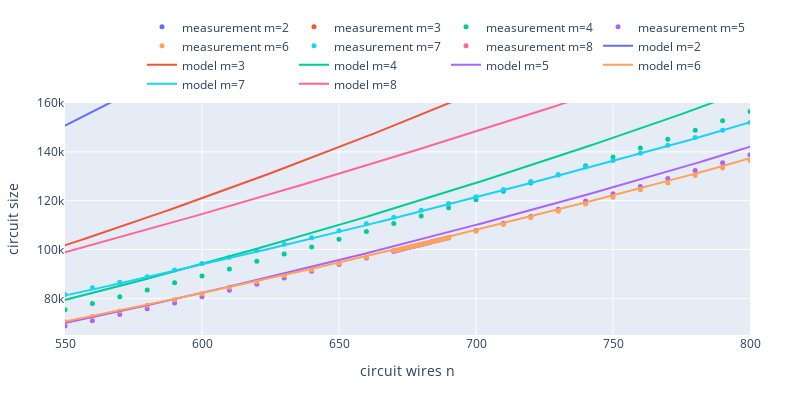

Write notebook code for a chart like this one.
### Code cell
layout_2 = go.Layout(
    margin=dict(l=65, r=50, b=65, t=90),
    autosize=False,
    width=800,
    height=400,
    xaxis = dict(title='circuit wires n', range=[550,800]),
    yaxis = dict(title='circuit size', range=[65000,160000]),
    legend=dict(orientation='h', yanchor='bottom', y=1.02, xanchor='right', x=1)
    )

trace2m = go.Scatter(x=section_size_2_df['size'].tolist(), y=section_size_2_df['num_gates'].tolist(), name= 'measurement m=2', mode='markers', marker_size=5, line=dict(color='#636EFA'))
trace3m = go.Scatter(x=section_size_3_df['size'].tolist(), y=section_size_3_df['num_gates'].tolist(), name= 'measurement m=3', mode='markers', marker_size=5, line=dict(color='#EF553B'))
trace4m = go.Scatter(x=section_size_4_df['size'].tolist(), y=section_size_4_df['num_gates'].tolist(), name= 'measurement m=4', mode='markers', marker_size=5, line=dict(color='#00CC96'))
trace5m = go.Scatter(x=section_size_5_df['size'].tolist(), y=section_size_5_df['num_gates'].tolist(), name= 'measurement m=5', mode='markers', marker_size=5, line=dict(color='#AB63FA'))
trace6m = go.Scatter(x=section_size_6_df['size'].tolist(), y=section_size_6_df['num_gates'].tolist(), name= 'measurement m=6', mode='markers', marker_size=5, line=dict(color='#FFA15A'))
trace7m = go.Scatter(x=section_size_7_df['size'].tolist(), y=section_size_7_df['num_gates'].tolist(), name= 'measurement m=7', mode='markers', marker_size=5, line=dict(color='#19D3F3'))
trace8m = go.Scatter(x=section_size_8_df['size'].tolist(), y=section_size_8_df['num_gates'].tolist(), name= 'measurement m=8', mode='markers', marker_size=5, line=dict(color='#FF6692'))

trace2f = go.Scatter(x=x_f, y=y_2f, name= 'model m=2', mode='lines', line=dict(color='#636EFA'))
trace3f = go.Scatter(x=x_f, y=y_3f, name= 'model m=3', mode='lines', line=dict(color='#EF553B'))
trace4f = go.Scatter(x=x_f, y=y_4f, name= 'model m=4', mode='lines', line=dict(color='#00CC96'))
trace5f = go.Scatter(x=x_f, y=y_5f, name= 'model m=5', mode='lines', line=dict(color='#AB63FA'))
trace6f = go.Scatter(x=x_f, y=y_6f, name= 'model m=6', mode='lines', line=dict(color='#FFA15A'))
trace7f = go.Scatter(x=x_f, y=y_7f, name= 'model m=7', mode='lines', line=dict(color='#19D3F3'))
trace8f = go.Scatter(x=x_f, y=y_8f, name= 'model m=8', mode='lines', line=dict(color='#FF6692'))

data = [trace2m, trace3m, trace4m, trace5m, trace6m, trace7m, trace8m, trace2f, trace3f,trace4f,trace5f, trace6f, trace7f, trace8f]

fig = go.Figure(data = data, layout=layout_2)

fig.show()

### Figure 1 — Plotly figure (JSON) as saved in the notebook; plotly's stock layout.template omitted (floating-point values rounded to 4 significant figures; data arrays with more than 128 entries replaced by an {"elided": "..."} marker saying what was removed)
{"data": [{"line": {"color": "#636EFA"}, "marker": {"size": 5}, "mode": "markers", "name": "measurement m=2", "type": "scatter", "x": {"elided": "295 int values"}, "y": {"elided": "295 int values"}}, {"line": {"color": "#EF553B"}, "marker": {"size": 5}, "mode": "markers", "name": "measurement m=3", "type": "scatter", "x": {"elided": "295 int values"}, "y": {"elided": "295 int values"}}, {"line": {"color": "#00CC96"}, "marker": {"size": 5}, "mode": "markers", "name": "measurement m=4", "type": "scatter", "x": {"elided": "385 int values"}, "y": {"elided": "385 int values"}}, {"line": {"color": "#AB63FA"}, "marker": {"size": 5}, "mode": "markers", "name": "measurement m=5", "type": "scatter", "x": {"elided": "415 int values"}, "y": {"elided": "415 int values"}}, {"line": {"color": "#FFA15A"}, "marker": {"size": 5}, "mode": "markers", "name": "measurement m=6", "type": "scatter", "x": {"elided": "432 int values"}, "y": {"elided": "432 int values"}}, {"line": {"color": "#19D3F3"}, "marker": {"size": 5}, "mode": "markers", "name": "measurement m=7", "type": "scatter", "x": [300, 310, 320, 330, 340, 350, 360, 370, 380, 390, 400, 410, 420, 430, 440, 450, 460, 470, 480, 490, 500, 510, 520, 530, 540, 550, 560, 570, 580, 590, 600, 610, 620, 630, 640, 650, 660, 670, 680, 690, 700, 710, 720, 730, 740, 750, 760, 770, 780, 790, 800, 810, 820, 830, 840, 850, 860, 870, 880, 890, 900, 910, 920, 930, 940, 950, 960, 970, 980, 990, 1000, 1010, 1020, 1030, 1040, 1050, 1060, 1070, 1080, 1090, 1100, 1110, 1120, 1130, 1140, 1150, 1160, 1170, 1180, 1190, 1200, 1300, 1400, 1500, 1600, 1700, 1800, 1900, 2000, 1950, 1960, 1970, 1980, 1990, 2000, 1975, 1976, 1977, 1978, 1979, 1980, 1981, 1982, 1983, 1984, 1985], "y": [29515, 30979, 33035, 34837, 36406, 38382, 40428, 42264, 44176, 46046, 48083, 49947, 52187, 54176, 56256, 58469, 60580, 62969, 65152, 67453, 69600, 72172, 74384, 76673, 79084, 81576, 84314, 86642, 88883, 91648, 94250, 96881, 99612, 102118, 104873, 107655, 110576, 113221, 116039, 118837, 121608, 124545, 127878, 130475, 133790, 136444, 139462, 142680, 145831, 148868, 152064, 155225, 158365, 161729, 165103, 168403, 171774, 174968, 178446, 181788, 185304, 188633, 192270, 195784, 199424, 202937, 206661, 210227, 213895, 217604, 221439, 225196, 228738, 232720, 236557, 240354, 244294, 248224, 252311, 256354, 260110, 264237, 268326, 272501, 276575, 280796, 284628, 289259, 293329, 297510, 301955, 346523, 393874, 444253, 497231, 552892, 611746, 673354, 738025, 705097, 711549, 718173, 724553, 731278, 737684, 721305, 722041, 722778, 723209, 724075, 724692, 725107, 726167, 726623, 727514, 727906]}, {"line": {"color": "#FF6692"}, "marker": {"size": 5}, "mode": "markers", "name": "measurement m=8", "type": "scatter", "x": [1200, 1300, 1400, 1500, 1600, 1700, 1800, 1900, 2000], "y": [360771, 411169, 463862, 518654, 576521, 636754, 699176, 764904, 832445]}, {"line": {"color": "#636EFA"}, "mode": "lines", "name": "model m=2", "type": "scatter", "x": {"elided": "1996 int values"}, "y": {"elided": "1996 float values"}}, {"line": {"color": "#EF553B"}, "mode": "lines", "name": "model m=3", "type": "scatter", "x": {"elided": "1996 int values"}, "y": {"elided": "1996 float values"}}, {"line": {"color": "#00CC96"}, "mode": "lines", "name": "model m=4", "type": "scatter", "x": {"elided": "1996 int values"}, "y": {"elided": "1996 float values"}}, {"line": {"color": "#AB63FA"}, "mode": "lines", "name": "model m=5", "type": "scatter", "x": {"elided": "1996 int values"}, "y": {"elided": "1996 float values"}}, {"line": {"color": "#FFA15A"}, "mode": "lines", "name": "model m=6", "type": "scatter", "x": {"elided": "1996 int values"}, "y": {"elided": "1996 float values"}}, {"line": {"color": "#19D3F3"}, "mode": "lines", "name": "model m=7", "type": "scatter", "x": {"elided": "1996 int values"}, "y": {"elided": "1996 float values"}}, {"line": {"color": "#FF6692"}, "mode": "lines", "name": "model m=8", "type": "scatter", "x": {"elided": "1996 int values"}, "y": {"elided": "1996 float values"}}], "layout": {"autosize": false, "height": 400, "legend": {"orientation": "h", "x": 1, "xanchor": "right", "y": 1.02, "yanchor": "bottom"}, "margin": {"b": 65, "l": 65, "r": 50, "t": 90}, "width": 800, "xaxis": {"range": [550, 800], "title": {"text": "circuit wires n"}}, "yaxis": {"range": [65000, 160000], "title": {"text": "circuit size"}}}}
